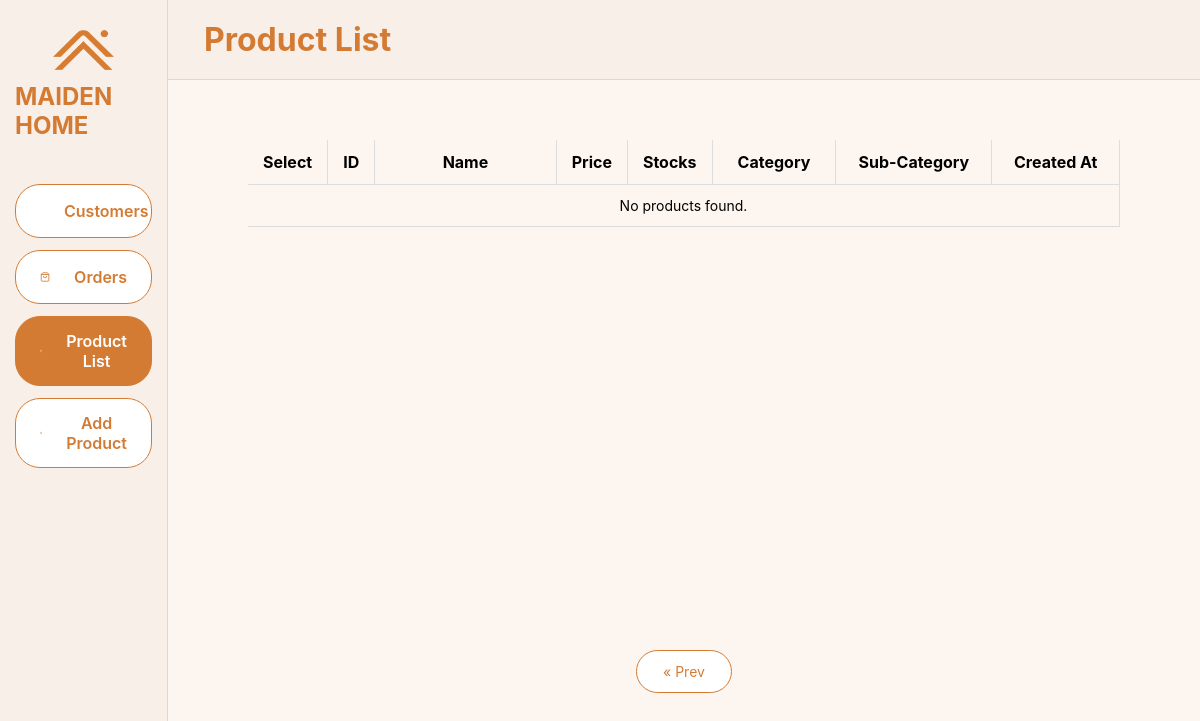
/admin/product-list/index.php?page=5, run on an earlier commit of the app's database.
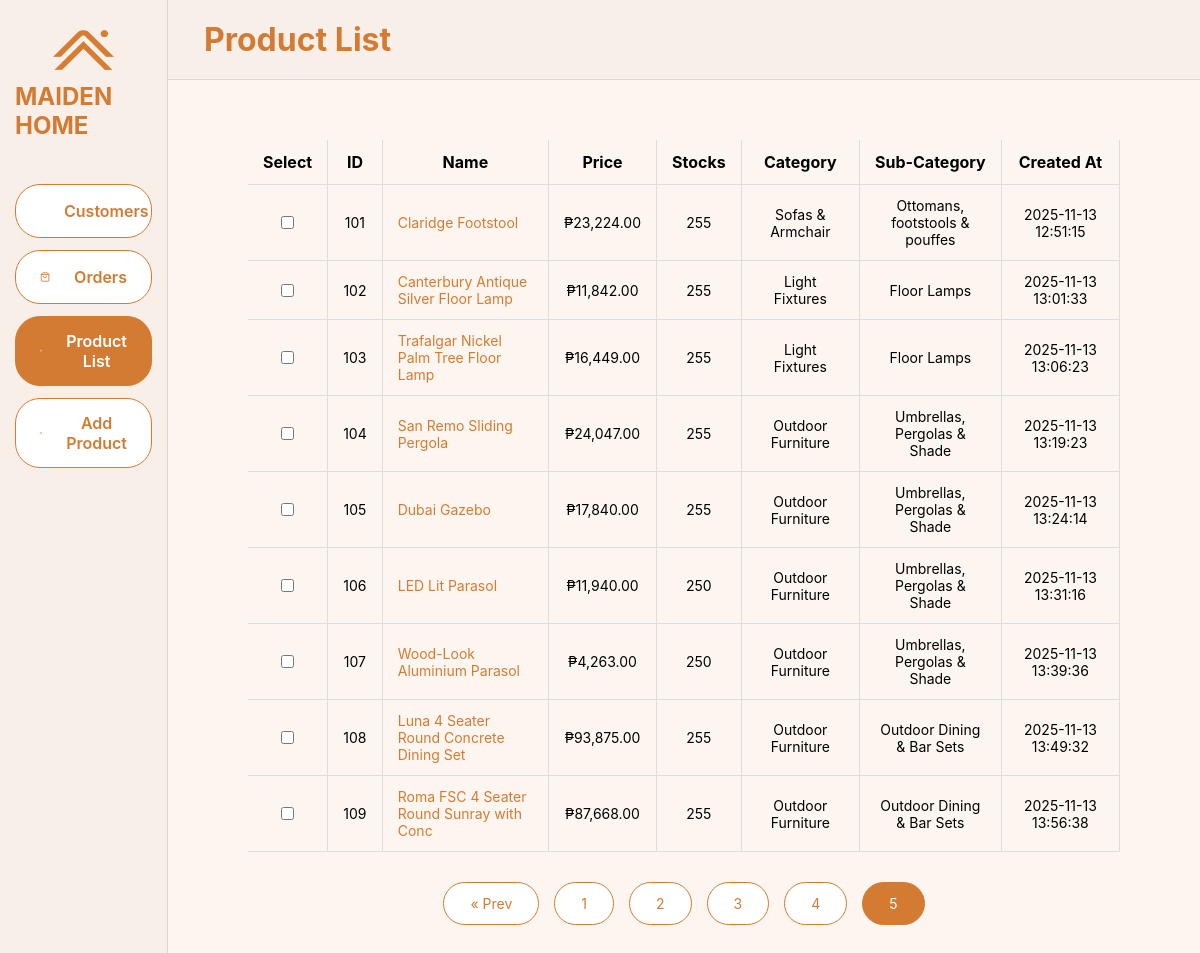
And on a later commit of the database.
### tables this page shows
CREATE TABLE `products` (
  `product_id` int(11) NOT NULL,
  `product_name` varchar(40) NOT NULL,
  `price` decimal(10,2) NOT NULL,
  `stocks` int(11) NOT NULL,
  `product_img` varchar(255) NOT NULL,
  `product_img2` varchar(255) NOT NULL,
  `product_img3` varchar(255) NOT NULL,
  `product_img4` varchar(255) NOT NULL,
  `product_img5` varchar(255) NOT NULL,
  `product_img_hover` varchar(255) NOT NULL,
  `category_id` int(10) NOT NULL,
  `category_name` varchar(255) NOT NULL,
  `sub_id` int(11) NOT NULL,
  `sub_name` varchar(255) NOT NULL,
  `product_description` text NOT NULL,
  `size1` varchar(255) NOT NULL,
  `size2` varchar(255) NOT NULL,
  `size3` varchar(255) NOT NULL,
  `mat1` varchar(255) NOT NULL,
  `mat2` varchar(255) NOT NULL,
  `mat3` varchar(255) NOT NULL,
  `color1` varchar(255) NOT NULL,
  `color2` varchar(255) NOT NULL,
  `color3` varchar(255) NOT NULL,
  `color1_img` varchar(255) NOT NULL,
  `color2_img` varchar(255) NOT NULL,
  `color3_img` varchar(255) NOT NULL,
  `created_at` timestamp NOT NULL DEFAULT current_timestamp()
);

### admin/product-list/index.php (the view, shortened to what this page needs)
<?php
include "../../includes/db.php";
$limit = 20;
$page = isset($_GET['page']) && is_numeric($_GET['page']) ? (int)$_GET['page'] : 1;
$offset = ($page -1) * $limit;
$total_result = $conn->query("SELECT COUNT(*) AS total FROM products");
$total_row = $total_result->fetch_assoc();
$total_products = $total_row['total'];
$total_pages = ceil($total_products / $limit);
$query = "SELECT * FROM products ORDER BY product_id ASC LIMIT $limit OFFSET $offset";
$result = $conn->query($query);
?>
<html>
<head>
    <link rel="stylesheet" href="style.css">
    <link rel="stylesheet" href="../admin.css">
    <link rel="stylesheet" href="/Maiden-Home/css/all.css">
    <link rel="stylesheet" href="/Maiden-Home/css/scroll.css">
</head>
<body>
<div class="admin-wrapper">
    <div class="sidebar">
        <a href="/Maiden-Home/" style="text-decoration: none;" id="home-link">
            <div class="logo">
                <img src="\Maiden-Home\assets\Logo.png">
                <h1 style="color: #d47b33; font-size: 24;">MAIDEN HOME</h1>
            </div>
        </a>
        <br>
        <div class="side-btn">
            Customers
        </div>
        <div class="side-btn">
            Orders
        </div>
        <div class="side-btn active">
            Product List
        </div>
        <a href="../"><div class="side-btn">
            Add Product
        </div></a>
    </div>
    <div class="top-header">
        <div class="header-text">
            <h1>Product List</h1>
        </div>
    </div>
    <div class="content">
        <div class="info">
            <form method="POST" action="">
                <table>
                    <tr>
                        <th width="5%">Select</th>
                        <th width="5%">ID</th>
                        <th width="25%">Name</th>
                        <th width="7%">Price</th>
                        <th width="7%">Stocks</th>
                        <th width="15%">Category</th>
                        <th width="20%">Sub-Category</th>
                        <th width="16%">Created At</th>
                    </tr>
                    <?php
                    if ($result->num_rows > 0) {
                        while ($row = $result->fetch_assoc()) {
                            echo "<tr>";
                            echo "<td><input type='checkbox' name='selected_products[]' value='".$row['product_id']."'></td>";
                            echo "<td>".$row['product_id']."</td>";
                            echo "<td id='product-name'><a href='/product-details/?product_id={$row['product_id']}'>".htmlspecialchars($row['product_name'])."</a></td>";
                            echo "<td>₱".number_format($row['price'],2)."</td>";
                            echo "<td>".$row['stocks']."</td>";
                            echo "<td>".$row['category_name']."</td>";
                            echo "<td>".$row['sub_name']."</td>";
                            echo "<td>".$row['created_at']."</td>";
                            echo "</tr>";
                        }
                    } else {
                        echo "<tr><td colspan='18'>No products found.</td></tr>";
                    }
                    ?>
                </table>
            </form>
        </div>
        <div class="pagination">
            <?php if($page > 1): ?>
                <a href="?page=<?php echo $page - 1; ?>" class="back-btn">&laquo; Prev</a>
            <?php endif; ?>
            <?php for($i = 1; $i <= $total_pages; $i++): ?>
                <a href="?page=<?php echo $i; ?>" class="<?php if($i == $page) echo 'active'; ?>"><?php echo $i; ?></a>
            <?php endfor; ?>
        </div>
    </div>
</div>
</body>
</html>

What changed in the data, as far as the page shows it:
added products: product_id "101", product_name "Claridge Footstool", price "23,224.00", stocks "255", category_name "Sofas & Armchair", sub_name "Ottomans, footstools & pouffes", created_at "2025-11-13 12:51:15"
added products: product_id "102", product_name "Canterbury Antique Silver Floor Lamp", price "11,842.00", stocks "255", category_name "Light Fixtures", sub_name "Floor Lamps", created_at "2025-11-13 13:01:33"
added products: product_id "103", product_name "Trafalgar Nickel Palm Tree Floor Lamp", price "16,449.00", stocks "255", category_name "Light Fixtures", sub_name "Floor Lamps", created_at "2025-11-13 13:06:23"
added products: product_id "104", product_name "San Remo Sliding Pergola", price "24,047.00", stocks "255", category_name "Outdoor Furniture", sub_name "Umbrellas, Pergolas & Shade", created_at "2025-11-13 13:19:23"
added products: product_id "105", product_name "Dubai Gazebo", price "17,840.00", stocks "255", category_name "Outdoor Furniture", sub_name "Umbrellas, Pergolas & Shade", created_at "2025-11-13 13:24:14"
added products: product_id "106", product_name "LED Lit Parasol", price "11,940.00", stocks "250", category_name "Outdoor Furniture", sub_name "Umbrellas, Pergolas & Shade", created_at "2025-11-13 13:31:16"
added products: product_id "107", product_name "Wood-Look Aluminium Parasol", price "4,263.00", stocks "250", category_name "Outdoor Furniture", sub_name "Umbrellas, Pergolas & Shade", created_at "2025-11-13 13:39:36"
added products: product_id "108", product_name "Luna 4 Seater Round Concrete Dining Set", price "93,875.00", stocks "255", category_name "Outdoor Furniture", sub_name "Outdoor Dining & Bar Sets", created_at "2025-11-13 13:49:32"
added products: product_id "109", product_name "Roma FSC 4 Seater Round Sunray with Conc", price "87,668.00", stocks "255", category_name "Outdoor Furniture", sub_name "Outdoor Dining & Bar Sets", created_at "2025-11-13 13:56:38"
Also different on the page:
new list line: "1"
new list line: "2"
new list line: "3"
new list line: "4"
new list line: "5"
text no longer shown: "No products found."
